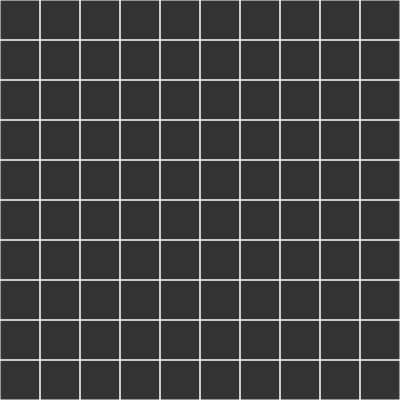
Frame 1 (no input)
Frame 60 (no input): identical to frame 1, image omitted
Frame 120 (the mouse pressed at the canvas centre since frame 60): identical to frame 1, image omitted

The p5.js sketch that drew this single still picture (run headless with seeded random() and noise() and a simulated clock; from frame 60 on, the mouse is pressed at the canvas centre):

// p5.js sketch
// ── sketch.js
var cols, rows;
var w = 40;
var grid = [];


function setup() {
  	var canvas = createCanvas(400, 400);
  	canvas.position(windowWidth/2 - width/2, windowHeight/2 - height/2);
  	cols = floor(width/w);
  	rows = floor(height/w);

  	for (var j = 0; j < rows; j++) {
  		for (var i = 0; i < cols; i++) {
  			var cell = new Cell(i,j);
  			grid.push(cell);
  		};
  	};
}

function draw() {
  	background(51);
  	for (var i = grid.length - 1; i >= 0; i--) {
  		grid[i].show();
  	};
}

function Cell(i, j){
	this.i = i;
	this.j = j;
	this.walls = [true, true, true, true];

	this.show = function (){
		var x = this.i*w;
		var y = this.j*w;
		stroke(255);
		if(this.walls[0])
			line(x  ,y  ,x+w,y  ); //top
		if(this.walls[1])
			line(x+w,y  ,x+w,y+w); //right
		if(this.walls[2])
			line(x+w,y+w,x  ,y+w); //bottom
		if(this.walls[3])
			line(x  ,y+w,x  ,y  ); //left
		
		// noFill();
		// rect(x,y,w,w);

	}
}
